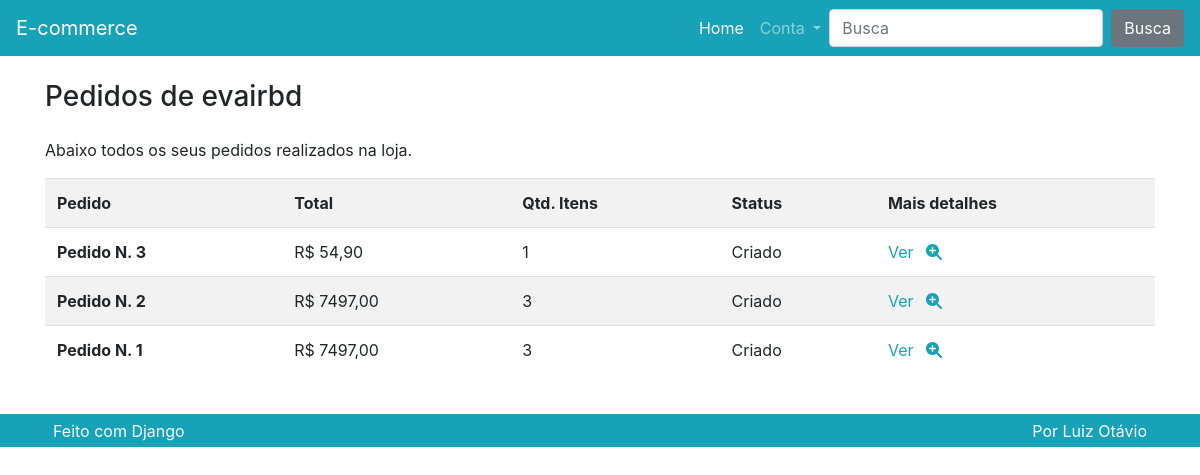
/pedido/lista/ (signed in), run on the app's committed database.
### pedido/models.py (models this page shows)
class Pedido(models.Model):
    usuario = models.ForeignKey(User, on_delete=models.CASCADE)
    total = models.FloatField()
    qtd_total = models.PositiveIntegerField()
    status = models.CharField(
        default= 'C',
        max_length=1,
        choices=(
            ('A', 'Aprovado'),
            ('C','Criado'),
            ('R', 'Reprovado'),
            ('P','Pendente'),
            ('E', 'Enviado'),
            ('F', 'Finalizado')
        )
    )
    def __str__(self):
        return f'Pedido N. {self.pk}'

### pedido/views.py (the view)
# urls.py: path('lista/', views.Lista.as_view(), name='lista'),
class Lista(DispatchLoginRequiredMixin, ListView):
    model = Pedido
    context_object_name = 'pedidos'
    template_name = 'pedido/lista.html'
    paginate_by = 10
    ordering = ['-id']

### pedido/views.py (called while the page is built)
    def dispatch(self, *args, **kwargs):
        if not self.request.user.is_authenticated:
            return redirect('perfil:criar')
        return super().dispatch(*args, **kwargs)

    def get_queryset(self, *args, **kwargs):
        qs = super().get_queryset(*args, **kwargs)
        qs = qs.filter(usuario=self.request.user)
        return qs

### produto/templatetags/omfilters.py (called while the page is built)
@register.filter
def formata_preco(val):
    return utils.formata_preco(val)

### utils/utils.py (called while the page is built)
def formata_preco(val):
    return f'R$ {val:.2f}'.replace('.',',')

### pedido/templates/pedido/lista.html (shortened to what this page needs)
{% extends 'base.html' %}
{% load omfilters %}
{% block conteudo %}
<div class="row">
    <div class="col">
        <h3 class="mb-4">Pedidos de {{ user }}</h3>
        <p>Abaixo todos os seus pedidos realizados na loja.</p>
        <div class="table-responsive">
            <table class="table table-striped">
                <tr>
                    <th scope="col">Pedido</th>
                    <th scope="col">Total</th>
                    <th scope="col">Qtd. Itens</th>
                    <th scope="col">Status</th>
                    <th scope="col">Mais detalhes</th>
                </tr>
                {% for pedido in pedidos %}
                <tr>
                    <th scope="row">{{ pedido }}</td>
                    <td>{{ pedido.total|formata_preco }}</td>
                    <td>{{ pedido.qtd_total }}</td>
                    <td>{{ pedido.get_status_display }}</td>
                    <td>
                        <a href="{% url 'pedido:detalhe' pedido.pk %}">
                            Ver <i class="fas fa-search-plus ml-2"></i>
                        </a>
                    </td>
                </tr>
                {% endfor %}
            </table>
        </div>
    </div>
</div>
{% endblock %}

### data on the page
Pedido: id "Pedido N. 3", total "R$ 54,90", qtd_total "1", status "Criado"
Pedido: id "Pedido N. 2", total "R$ 7497,00", qtd_total "3", status "Criado"
Pedido: id "Pedido N. 1", total "R$ 7497,00", qtd_total "3", status "Criado"

### other printed values
{{ user }} "evairbd"
